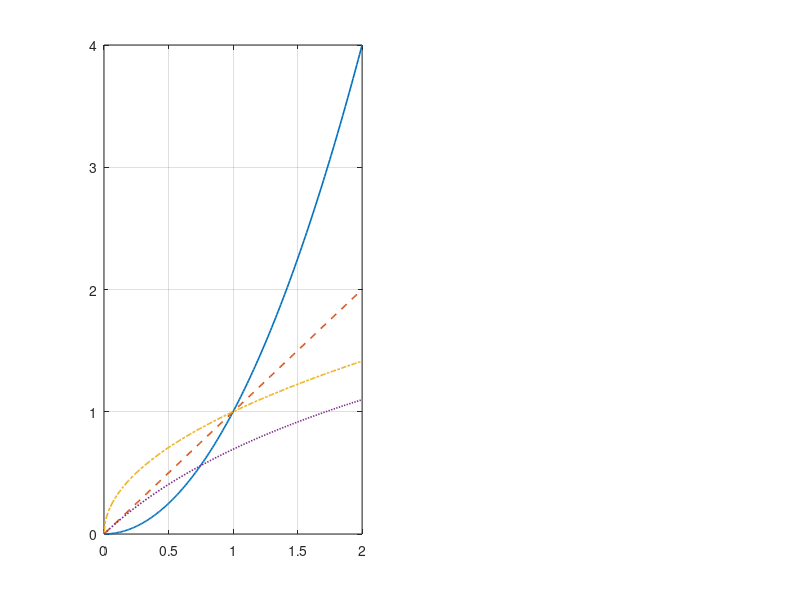

Recreate this plot in MATLAB. (Note: this script raises an error after producing the figure.)
err = [1.8, 0.22, 0.64, 0.19, 0.03, 0.01];
x = 0:0.01:2;
L2 = @(x) x.^2;
L1 = @(x) abs(x);
L05 = @(x) sqrt(abs(x));
LLog = @(x) log1p(abs(x));

subplot(2,2,[1 3])
h=plot(x,L2(x),'-',x,L1(x),'--',x,L05(x),'-.',x,LLog(x),':');
set(h,'LineWidth',1.2);
set(gca,'XGrid','on','YGrid','on');
l = legend('Square','Absolute','Root','Log','Location','NW');
%l = legend('Square $e^2$','Absolute $e$','Root $\sqrt{e}$','Log $\log(1+e)$','Location','NW');
%set(l,'Interpreter','Latex');
axis([0 2 0 4]);
title('a) loss functions')
xlabel('error');
ylabel('loss');

subplot(2,2,2)
bar(diag(err),'stacked');
set(gca,'YGrid','on','XLim',[0 7]);
title('b) example errors')
ylabel('error')
xlabel('observation number')

subplot(2,2,4)
barh(100*[ LLog(err)/sum(LLog(err)); L05(err)/sum(L05(err)); L1(err)/sum(L1(err)); L2(err)/sum(L2(err))],'stacked')
axis([0 100 -Inf Inf]);
title('c) relative influence')
xlabel('influence [%]')
set(gca,'yticklabel',{'Log','Root','Absolute','Square'});